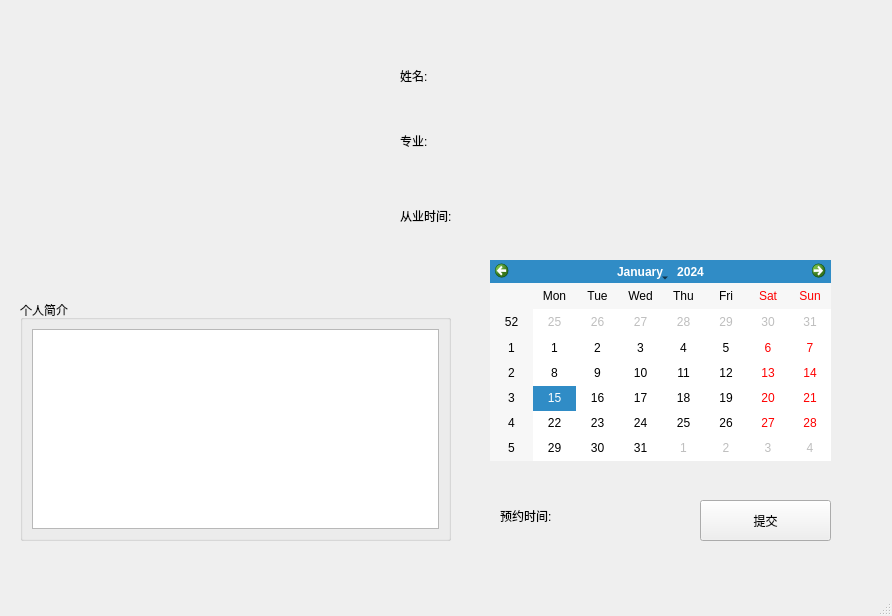
<?xml version="1.0" encoding="UTF-8"?>
<ui version="4.0">
 <class>AppointmentWindow</class>
 <widget class="QMainWindow" name="AppointmentWindow">
  <property name="geometry">
   <rect>
    <x>0</x>
    <y>0</y>
    <width>892</width>
    <height>616</height>
   </rect>
  </property>
  <property name="windowTitle">
   <string>MainWindow</string>
  </property>
  <widget class="QWidget" name="centralwidget">
   <widget class="DisplayWidget" name="widget" native="true">
    <property name="geometry">
     <rect>
      <x>70</x>
      <y>30</y>
      <width>261</width>
      <height>241</height>
     </rect>
    </property>
   </widget>
   <widget class="QLabel" name="nameLabel">
    <property name="geometry">
     <rect>
      <x>400</x>
      <y>50</y>
      <width>291</width>
      <height>51</height>
     </rect>
    </property>
    <property name="text">
     <string>姓名:</string>
    </property>
   </widget>
   <widget class="QLabel" name="majorLabel">
    <property name="geometry">
     <rect>
      <x>400</x>
      <y>120</y>
      <width>301</width>
      <height>41</height>
     </rect>
    </property>
    <property name="text">
     <string>专业:</string>
    </property>
   </widget>
   <widget class="QLabel" name="workTime">
    <property name="geometry">
     <rect>
      <x>400</x>
      <y>200</y>
      <width>311</width>
      <height>31</height>
     </rect>
    </property>
    <property name="text">
     <string>从业时间:</string>
    </property>
   </widget>
   <widget class="QGroupBox" name="groupBox">
    <property name="geometry">
     <rect>
      <x>20</x>
      <y>300</y>
      <width>431</width>
      <height>241</height>
     </rect>
    </property>
    <property name="title">
     <string>个人简介</string>
    </property>
    <layout class="QHBoxLayout" name="horizontalLayout">
     <item>
      <widget class="QTextEdit" name="briefIntroduceTextEdit"/>
     </item>
    </layout>
   </widget>
   <widget class="QCalendarWidget" name="calendarWidget">
    <property name="geometry">
     <rect>
      <x>490</x>
      <y>260</y>
      <width>341</width>
      <height>201</height>
     </rect>
    </property>
   </widget>
   <widget class="QPushButton" name="commitButton">
    <property name="geometry">
     <rect>
      <x>700</x>
      <y>500</y>
      <width>131</width>
      <height>41</height>
     </rect>
    </property>
    <property name="text">
     <string>提交</string>
    </property>
   </widget>
   <widget class="QLabel" name="appointmentTime">
    <property name="geometry">
     <rect>
      <x>500</x>
      <y>500</y>
      <width>61</width>
      <height>31</height>
     </rect>
    </property>
    <property name="text">
     <string>预约时间:</string>
    </property>
   </widget>
   <widget class="QLabel" name="dateLabel">
    <property name="geometry">
     <rect>
      <x>570</x>
      <y>500</y>
      <width>121</width>
      <height>31</height>
     </rect>
    </property>
    <property name="text">
     <string/>
    </property>
   </widget>
  </widget>
  <widget class="QMenuBar" name="menubar">
   <property name="geometry">
    <rect>
     <x>0</x>
     <y>0</y>
     <width>892</width>
     <height>26</height>
    </rect>
   </property>
  </widget>
  <widget class="QStatusBar" name="statusbar"/>
 </widget>
 <customwidgets>
  <customwidget>
   <class>DisplayWidget</class>
   <extends>QWidget</extends>
   <header>displaywidget.h</header>
   <container>1</container>
  </customwidget>
 </customwidgets>
 <resources/>
 <connections/>
</ui>
